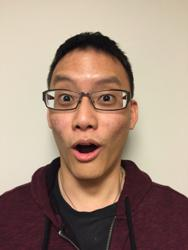
#> input picture managed_data/Alan_Yang/Alan_Yang_0002.jpg, 188 x 250 px, given as the content of the folder ons Of Machine Learning/Project/project/FaceRecognition/data, which was not available
$ python face_recognition.py   (older library calls are emulated)
#> lines starting #> are read from the running program, lines starting #| are printed output that depends on the picture; pictures that were not available may be replaced by others from this repository, and a replacement may not be noted
### photo_resize.py
import os
from PIL import Image
import shutil

inputRoot = "/Users/Dongbo/Documents/Education/NYU/Courses/2015 Fall/Foundations Of Machine Learning/Project/project/FaceRecognition/data"
outputRoot = "/Users/Dongbo/Documents/Education/NYU/Courses/2015 Fall/Foundations Of Machine Learning/Project/project/FaceRecognition/managed_data"

def resizePhoto(size):
#> called with size = (188, 250)
    if os.path.exists(outputRoot):
        shutil.rmtree(outputRoot)
    os.mkdir(outputRoot)

    for inputFiles in os.listdir(inputRoot):
        if inputFiles !='.DS_Store':
            inputDir = inputRoot + "/" + inputFiles
            outputDir = outputRoot + "/" + inputFiles
            os.mkdir(outputDir)

            for inputImages in os.listdir(inputDir):
                 if inputImages !='.DS_Store':
                    inputImagePath = inputDir + "/" + inputImages
                    outputImagePath = outputDir + "/" + inputImages

                    try:
                        print("Resized: " + inputImagePath)
                        im = Image.open(inputImagePath)
#> im is the input picture: PIL image 188x250 RGB; mean R, G, B 164.1, 139.8, 124.6
#> pass 2 of the loop in load_data, `for person_name in sorted(listdir(data_folder_path)):`:
                        im.thumbnail(size)
                        im.save(outputImagePath, "JPEG")
                    except IOError:
                        print("cannot create thumbnail for '%s'" % inputImages)


# resize_photo(size = (188 ,250))

### data_loader.py
from os import listdir
from os.path import join, isdir
from sklearn.datasets.base import Bunch

import logging
import numpy as np

logger = logging.getLogger()

data_folder_path = "/Users/Dongbo/Documents/Education/NYU/Courses/2015 Fall/Foundations Of Machine Learning/Project/project/FaceRecognition/managed_data"

#
# Scale the faces to relative color
#
def scaleFaces(faces):

    scaledFaces = faces - faces.min()
    scaledFaces /= scaledFaces.max()
    scaledFaces *= 255

    return scaledFaces


#
# Load images and scale uint8 coded colors to the [0.0, 1.0] floats
#
def loadImages(file_paths, slice_, color, resize):
#> called with color = False, resize = 1
    try:
        try:
            from scipy.misc import imread
        except ImportError:
            from scipy.misc.pilutil import imread
        from scipy.misc import imresize
    except ImportError:
        raise ImportError("The Python Imaging Library (PIL)"
                          " is required to load data from jpeg files")

    # compute the portion of the images to load to respect the slice_ parameter
    # given by the caller
    default_slice = (slice(0, 188), slice(0, 250))
    if slice_ is None:
        slice_ = default_slice
    else:
        slice_ = tuple(s or ds for s, ds in zip(slice_, default_slice))

    h_slice, w_slice = slice_
    h = (h_slice.stop - h_slice.start) // (h_slice.step or 1)
    w = (w_slice.stop - w_slice.start) // (w_slice.step or 1)

    if resize is not None:
        resize = float(resize)
        h = int(resize * h)
        w = int(resize * w)

    # allocate some contiguous memory to host the decoded image slices
    n_faces = len(file_paths)
    if not color:
        faces = np.zeros((n_faces, h, w), dtype=np.float32)
    else:
        faces = np.zeros((n_faces, h, w, 3), dtype=np.float32)

    # iterate over the collected file path to load the jpeg files as numpy
    # arrays
    for i, file_path in enumerate(file_paths):
        if i % 1000 == 0:
            logger.info("Loading face #%05d / %05d", i + 1, n_faces)

        # Checks if jpeg reading worked. Refer to issue #3594 for more
        # details.

        img = imread(file_path)
        if img.ndim is 0:
            raise RuntimeError("Failed to read the image file %s, "
                               "Please make sure that libjpeg is installed"
                               % file_path)

        face = np.asarray(img[slice_], dtype=np.float32)
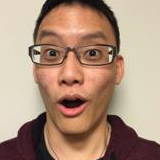
#> face: shape (160, 160, 3) float32; mean R, G, B 174, 144.7, 124.4

        if resize is not None:
            face = imresize(face, resize)
        if not color:

            # average the color channels to compute a gray levels
            # representaion
            face = face.mean(axis=2)
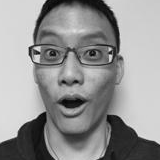
#> face: shape (160, 160) float64; min 0, max 247, mean 147.7

        faces[i, ...] = face

        scaleFaces(faces)
#> pass 2 of the loop in loadImages, `for i, file_path in enumerate(file_paths):`:
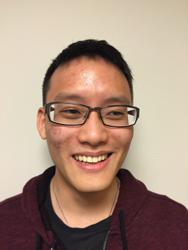
#> input picture managed_data/Alan_Yang/Alan_Yang_0005.jpg, 188 x 250 px, found by its file name
#> in loadImages, img is the input picture: shape (250, 188, 3); mean R, G, B 171.2, 145.6, 129.4
#> in loadImages, `face = np.asarray(img[slice_], dtype=np.float32)`:
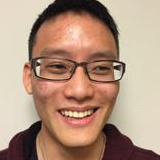
#> face: shape (160, 160, 3) float32; mean R, G, B 177.6, 147.3, 127
#> in loadImages, `face = face.mean(axis=2)`:
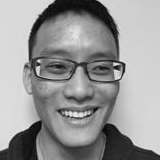
#> face: shape (160, 160) float64; min 2.67, max 241.3, mean 150.7
#> pass 3 of the loop in loadImages, `for i, file_path in enumerate(file_paths):`:
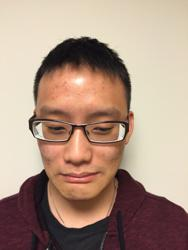
#> input picture managed_data/Alan_Yang/Alan_Yang_0007.jpg, 188 x 250 px, found by its file name
#> in loadImages, img is the input picture: shape (250, 188, 3); mean R, G, B 174, 147.9, 131.6
#> in loadImages, `face = np.asarray(img[slice_], dtype=np.float32)`:
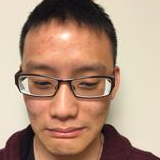
#> face: shape (160, 160, 3) float32; mean R, G, B 178, 147.2, 126.6
#> in loadImages, `face = face.mean(axis=2)`:
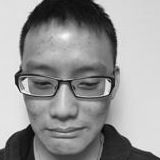
#> face: shape (160, 160) float64; min 4.33, max 247.3, mean 150.6
#> the loop made 4 passes; the first 3 are shown

    return faces

#
# Load Face by picture with names
#
def load_data(data_folder_path, slice_=None, color=False, resize=None,
              min_faces_per_person=0):

    # scan the data folder content to retain people with more that
    # `min_faces_per_person` face pictures
    person_names, file_paths = [], []

    for person_name in sorted(listdir(data_folder_path)):

        folder_path = join(data_folder_path, person_name)
        if not isdir(folder_path):
            continue
        paths = []
        for f in listdir(folder_path):
            if f != '.DS_Store':
                paths.append(join(folder_path, f))

        n_pictures = len(paths)

        if n_pictures >= min_faces_per_person:
            person_name = person_name.replace('_', ' ')

            person_names.extend([person_name] * n_pictures)

            file_paths.extend(paths)

    n_faces = len(file_paths)

    if n_faces == 0:
        raise ValueError("min_faces_per_person=%d is too restrictive" %
                         min_faces_per_person)

    target_names = np.unique(person_names)
    target = np.searchsorted(target_names, person_names)

    faces = loadImages(file_paths, slice_, color, resize)

    # shuffle the faces with a deterministic RNG scheme to avoid having
    # all faces of the same person in a row, as it would break some
    # cross validation and learning algorithms such as SGD and online
    # k-means that make an IID assumption

    indices = np.arange(n_faces)
    np.random.RandomState(42).shuffle(indices)
    faces, target = faces[indices], target[indices]

    return faces, target, target_names


#
# bunch needed date for dimention reductor and classifier use
#
def getDataBunch(data_home=None, funneled=True, resize=0.5,
                 min_faces_per_person=0, color=False,
                 slice_=(slice(45, 205), slice(14, 174))):
    logger.info('Loading people faces from %s', data_folder_path)

    # load and memoize the pairs as np arrays
    faces, target, target_names = load_data(
            data_folder_path, resize=resize,
            min_faces_per_person=min_faces_per_person, color=color, slice_=slice_)

    # pack the results as a Bunch instance
#> (the run stopped early here; a loop or call above may not have finished)
